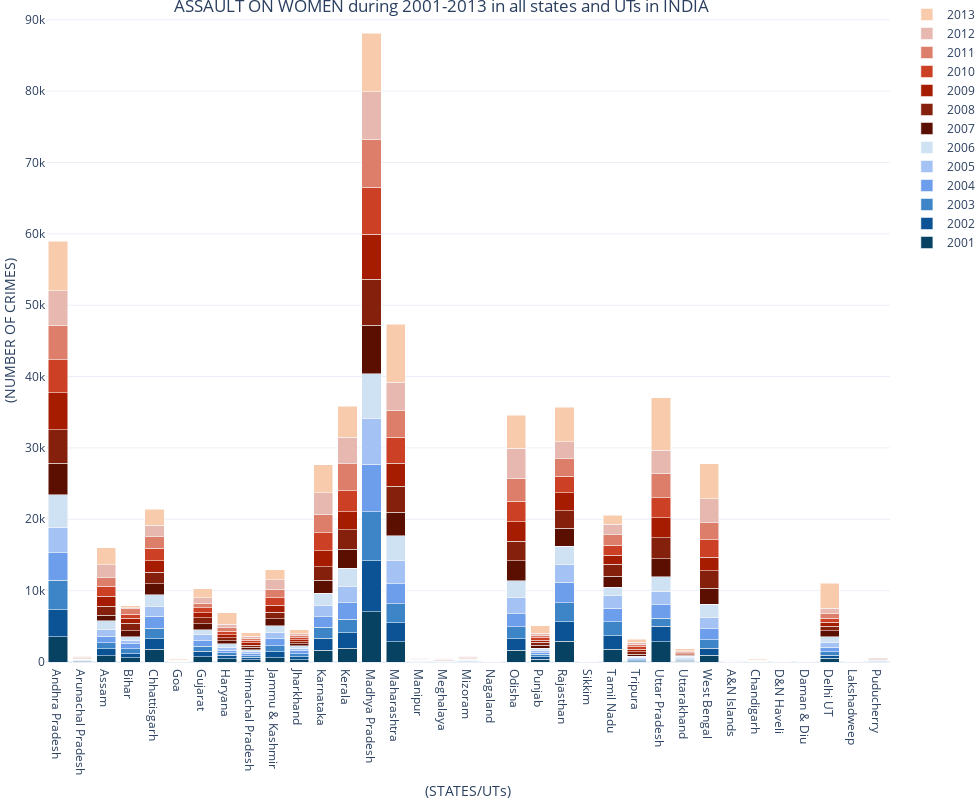

The notebook cell this image was saved under:
### Code cell
#plotly plot of ASSAULT ON WOMEN WITH INTENT TO OUTRAGE HER MODESTY

from plotly.offline import init_notebook_mode, iplot, plot
import plotly as py
init_notebook_mode(connected=True)
import plotly.graph_objects as go
import plotly.express as px
from plotly.tools import FigureFactory as FF



#stats for ASSAULT ON WOMEN WITH INTENT TO OUTRAGE HER MODESTY:-
fig = go.Figure(data=[
    go.Bar(name='2001', x=crime_df['STATE/UT'], y=crime_df1.iloc[0,1:],marker_color = '#074263'),
    go.Bar(name='2002', x=crime_df['STATE/UT'], y=crime_df1.iloc[1,1:],marker_color = '#0B5394'),
    go.Bar(name='2003', x=crime_df['STATE/UT'], y=crime_df1.iloc[2,1:],marker_color = '#3D85C6'),
    go.Bar(name='2004', x=crime_df['STATE/UT'], y=crime_df1.iloc[3,1:],marker_color = '#6D9EEB'),
    go.Bar(name='2005', x=crime_df['STATE/UT'], y=crime_df1.iloc[4,1:],marker_color = '#A4C2F4'),
    go.Bar(name='2006', x=crime_df['STATE/UT'], y=crime_df1.iloc[5,1:],marker_color = '#CFE2F3'),
    go.Bar(name='2007', x=crime_df['STATE/UT'], y=crime_df1.iloc[6,1:],marker_color = '#5B0F00'),
    go.Bar(name='2008', x=crime_df['STATE/UT'], y=crime_df1.iloc[7,1:],marker_color = '#85200C'),
    go.Bar(name='2009', x=crime_df['STATE/UT'], y=crime_df1.iloc[8,1:],marker_color = '#A61C00'),
    go.Bar(name='2010', x=crime_df['STATE/UT'], y=crime_df1.iloc[9,1:],marker_color = '#CC4125'),
    go.Bar(name='2011', x=crime_df['STATE/UT'], y=crime_df1.iloc[10,1:],marker_color = '#DD7E6B'),
    go.Bar(name='2012', x=crime_df['STATE/UT'], y=crime_df1.iloc[11,1:],marker_color = '#E6B8AF'),
    go.Bar(name='2013', x=crime_df['STATE/UT'], y=crime_df1.iloc[12,1:],marker_color = '#F8CBAD')
    ])
# Change the bar mode
fig.update_layout(barmode='stack',
        title={
        'text': "ASSAULT ON WOMEN during 2001-2013 in all states and UTs in INDIA",
        'y':1,
        'x':0.45,
        'xanchor': 'center',
        'yanchor': 'top'}
                 )

fig.update_layout(
    
    xaxis=dict(
        title='(STATES/UTs)',
        titlefont_size=14,
        tickfont_size=12,
    ),
    yaxis=dict(
        title='(NUMBER OF CRIMES)',
        titlefont_size=14,
        tickfont_size=12,
    ),
    width=980,
    height=800,
    #autosize=True,
    margin=dict(t=0, b=0, l=0, r=0),
    template="plotly_white",
)




fig.show()
#plt.clf()

### Figure 1 — Plotly figure (JSON) as saved in the notebook; plotly's stock layout.template omitted (floating-point values rounded to 4 significant figures; data arrays with more than 128 entries replaced by an {"elided": "..."} marker saying what was removed)
{"data": [{"marker": {"color": "#074263"}, "name": "2001", "type": "bar", "x": {"elided": "210 str values"}, "y": [3544, 78, 850, 562, 1763, 17, 756, 478, 310, 622, 297, 1665, 1942, 7063, 2823, 21, 25, 52, 6, 1655, 372, 2878, 0, 1773, 58, 2870, 103, 954, 19, 24, 7, 0, 502, 0, 35]}, {"marker": {"color": "#0B5394"}, "name": "2002", "type": "bar", "x": {"elided": "210 str values"}, "y": [3799, 68, 984, 621, 1483, 18, 750, 454, 326, 785, 411, 1648, 2123, 7118, 2686, 58, 23, 73, 1, 1605, 341, 2730, 17, 1877, 128, 2145, 145, 964, 17, 36, 3, 0, 446, 1, 59]}, {"marker": {"color": "#3D85C6"}, "name": "2003", "type": "bar", "x": {"elided": "210 str values"}, "y": [4128, 43, 878, 688, 1481, 19, 722, 344, 250, 875, 424, 1585, 1947, 6848, 2661, 44, 13, 88, 4, 1669, 346, 2715, 25, 2022, 127, 1098, 136, 1186, 9, 11, 4, 3, 489, 1, 56]}, {"marker": {"color": "#6D9EEB"}, "name": "2004", "type": "bar", "x": {"elided": "210 str values"}, "y": [3817, 61, 883, 704, 1661, 23, 757, 403, 284, 990, 411, 1435, 2260, 6690, 2831, 30, 34, 66, 3, 1811, 261, 2825, 40, 1861, 134, 1900, 143, 1566, 6, 20, 5, 1, 601, 0, 50]}, {"marker": {"color": "#A4C2F4"}, "name": "2005", "type": "bar", "x": {"elided": "210 str values"}, "y": [3595, 67, 899, 451, 1450, 30, 802, 380, 286, 830, 293, 1585, 2339, 6426, 3228, 25, 44, 49, 7, 2238, 308, 2503, 38, 1764, 161, 1835, 100, 1572, 11, 31, 5, 1, 762, 0, 60]}, {"marker": {"color": "#CFE2F3"}, "name": "2006", "type": "bar", "x": {"elided": "210 str values"}, "y": [4534, 63, 1290, 530, 1598, 18, 736, 486, 275, 960, 414, 1683, 2543, 6243, 3479, 42, 57, 51, 3, 2415, 314, 2582, 14, 1179, 207, 2096, 153, 1837, 14, 20, 5, 2, 718, 0, 56]}, {"marker": {"color": "#5B0F00"}, "name": "2007", "type": "bar", "x": {"elided": "210 str values"}, "y": [4406, 72, 789, 853, 1549, 20, 822, 417, 322, 986, 342, 1828, 2624, 6772, 3306, 70, 45, 66, 8, 2775, 427, 2477, 13, 1540, 244, 2522, 146, 2281, 21, 32, 0, 0, 868, 2, 89]}, {"marker": {"color": "#85200C"}, "name": "2008", "type": "bar", "x": {"elided": "210 str values"}, "y": [4730, 72, 1272, 999, 1621, 32, 828, 435, 295, 935, 271, 1954, 2745, 6445, 3619, 57, 54, 78, 15, 2782, 388, 2520, 19, 1705, 346, 2955, 120, 2396, 24, 19, 4, 2, 611, 0, 65]}, {"marker": {"color": "#A61C00"}, "name": "2009", "type": "bar", "x": {"elided": "210 str values"}, "y": [5147, 58, 1342, 726, 1598, 37, 727, 451, 318, 972, 276, 2186, 2540, 6307, 3196, 39, 72, 61, 11, 2697, 319, 2485, 10, 1242, 384, 2782, 119, 1942, 30, 26, 2, 4, 552, 0, 53]}, {"marker": {"color": "#CC4125"}, "name": "2010", "type": "bar", "x": {"elided": "210 str values"}, "y": [4634, 84, 1400, 534, 1706, 36, 668, 476, 350, 1038, 245, 2544, 2936, 6646, 3661, 31, 48, 75, 13, 2905, 349, 2339, 11, 1405, 376, 2793, 125, 2465, 31, 29, 11, 2, 601, 0, 46]}, {"marker": {"color": "#DD7E6B"}, "name": "2011", "type": "bar", "x": {"elided": "210 str values"}, "y": [4849, 51, 1193, 790, 1654, 29, 685, 474, 331, 1194, 317, 2608, 3756, 6665, 3794, 38, 74, 72, 9, 3207, 282, 2447, 24, 1467, 294, 3455, 116, 2363, 15, 21, 2, 0, 657, 0, 35]}, {"marker": {"color": "#E6B8AF"}, "name": "2012", "type": "bar", "x": {"elided": "210 str values"}, "y": [4816, 67, 1840, 118, 1601, 49, 745, 525, 250, 1322, 284, 2978, 3735, 6655, 3935, 49, 43, 85, 16, 4187, 340, 2352, 19, 1494, 314, 3247, 139, 3345, 17, 45, 2, 0, 727, 1, 9]}, {"marker": {"color": "#F8CBAD"}, "name": "2013", "type": "bar", "x": {"elided": "210 str values"}, "y": [6930, 93, 2409, 331, 2261, 162, 1243, 1560, 493, 1389, 524, 3913, 4362, 8252, 8132, 59, 98, 81, 18, 4618, 1045, 4829, 29, 1271, 407, 7303, 295, 4913, 45, 143, 1, 2, 3515, 1, 12]}], "layout": {"barmode": "stack", "height": 800, "margin": {"b": 0, "l": 0, "r": 0, "t": 0}, "title": {"text": "ASSAULT ON WOMEN during 2001-2013 in all states and UTs in INDIA", "x": 0.45, "xanchor": "center", "y": 1, "yanchor": "top"}, "width": 980, "xaxis": {"tickfont": {"size": 12}, "title": {"font": {"size": 14}, "text": "(STATES/UTs)"}}, "yaxis": {"tickfont": {"size": 12}, "title": {"font": {"size": 14}, "text": "(NUMBER OF CRIMES)"}}}}
